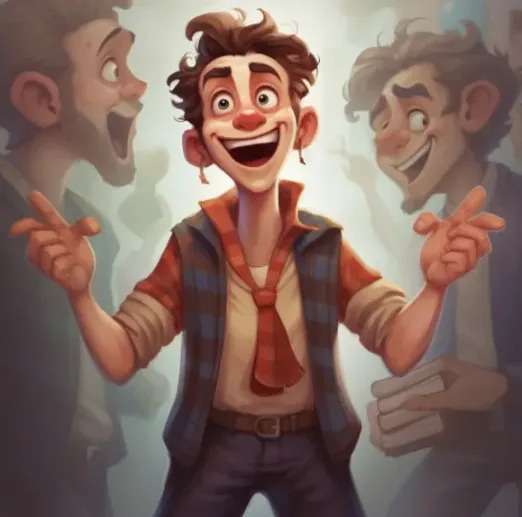
#> input picture assets/images/1.jpg, 522 x 517 px, found by its file name
$ python zoom_translate.py
#> lines starting #> are read from the running program, lines starting #| are printed output that depends on the picture
import cv2
import numpy as np


def zoom_and_translate(image_path, output_path, zoom_factor=1.5, pan_intensity=50):
    # Read the input image
#> called with image_path = '1.jpg', output_path = 'output_image_zoom_and_translation.jpg', zoom_factor = 1.2, pan_intensity = 50
    image = cv2.imread(image_path)
#> image is the input picture: shape (517, 522, 3); mean B, G, R 97.2, 105.8, 130.3

    # Get image dimensions
    image_height, image_width = image.shape[:2]
#> image_height = 517; image_width = 522

    # Zoom-in effect: Resize the image to larger dimensions
    new_width = int(image_width * zoom_factor)
#> new_width = 626
    new_height = int(image_height * zoom_factor)
#> new_height = 620
    zoomed_image = cv2.resize(image, (new_width, new_height))

    # Random translation (pan) effect
    dx, dy = np.random.randint(-pan_intensity, pan_intensity, size=2)
    translation_matrix = np.float32([[1, 0, dx], [0, 1, dy]])
    translated_image = cv2.warpAffine(
        zoomed_image, translation_matrix, (new_width, new_height))
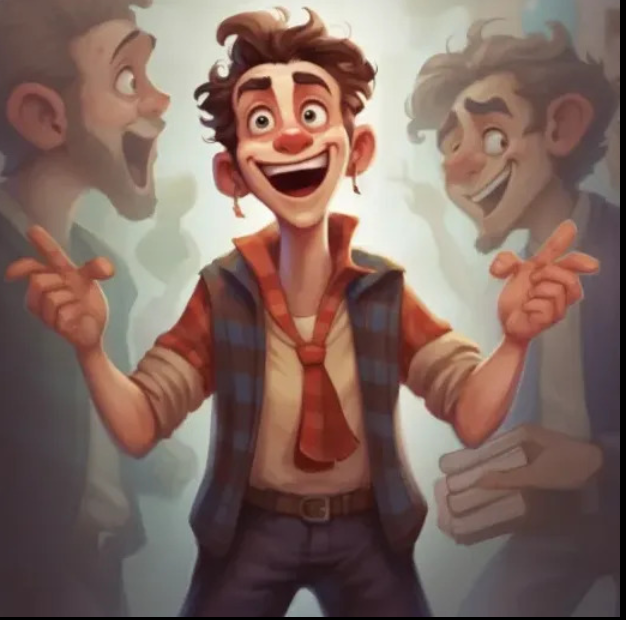
#> translated_image: shape (620, 626, 3); mean B, G, R 95.8, 104.3, 128.7

    # Crop the result to the original size (to remove black borders)
    start_x, start_y = max(0, dx), max(0, dy)
    end_x, end_y = min(new_width, image_width +
                       dx), min(new_height, image_height + dy)
#> end_x = 516; end_y = 514
    cropped_image = translated_image[start_y:start_y +
                                     image_height, start_x:start_x+image_width]
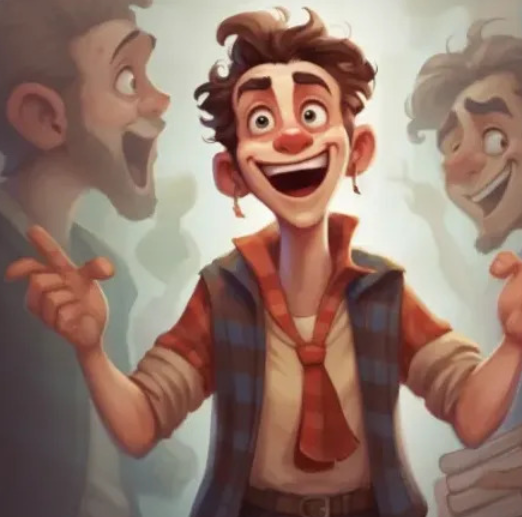
#> cropped_image: shape (517, 522, 3); mean B, G, R 106.2, 118.6, 146.7

    # Save the resulting image
    cv2.imwrite(output_path, cropped_image)

    print("Zoom and translation applied successfully.")


# Example usage
input_image_path = '1.jpg'
output_image_path = 'output_image_zoom_and_translation.jpg'
zoom_factor = 1.2  # 1.0 means no zoom, >1.0 means zoom-in
pan_intensity = 50  # The maximum number of pixels to pan in any direction
zoom_and_translate(input_image_path, output_image_path,
                   zoom_factor, pan_intensity)

$ run again, with assets/images/2.jpg copied over assets/images/1.jpg
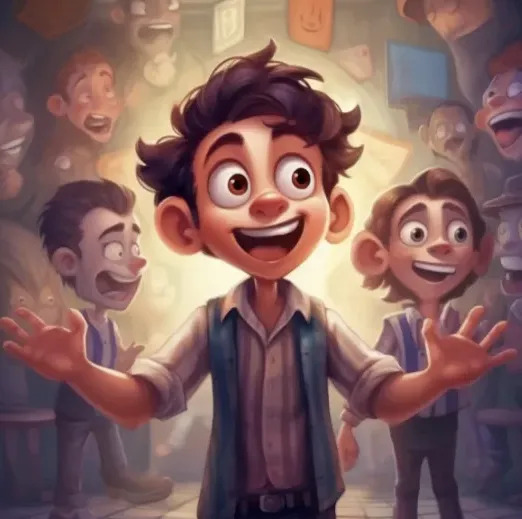
#> input picture assets/images/2.jpg, 522 x 519 px, found by its file name
#> in zoom_and_translate, image is the input picture: shape (519, 522, 3); mean B, G, R 96.2, 98.7, 132.1
#> in zoom_and_translate, `translated_image = cv2.warpAffine( zoomed_image, translation_matrix, (..`:
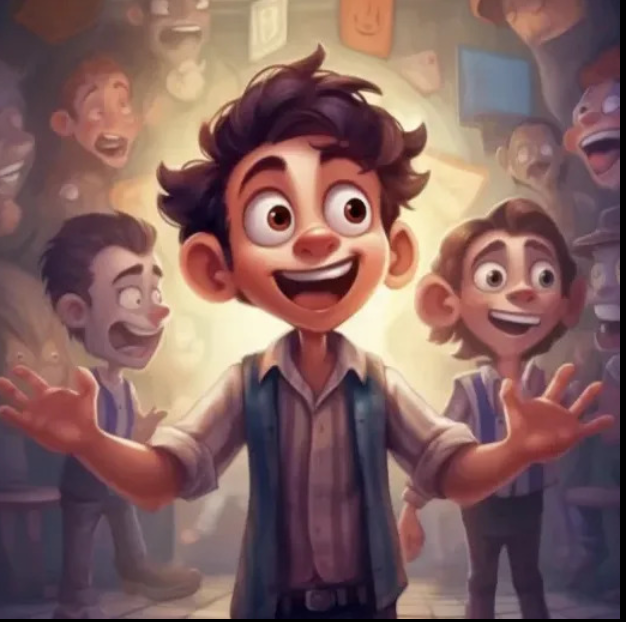
#> translated_image: shape (622, 626, 3); mean B, G, R 94.9, 97.5, 130.6
#> in zoom_and_translate, `cropped_image = translated_image[start_y:start_y + image_height, start..`:
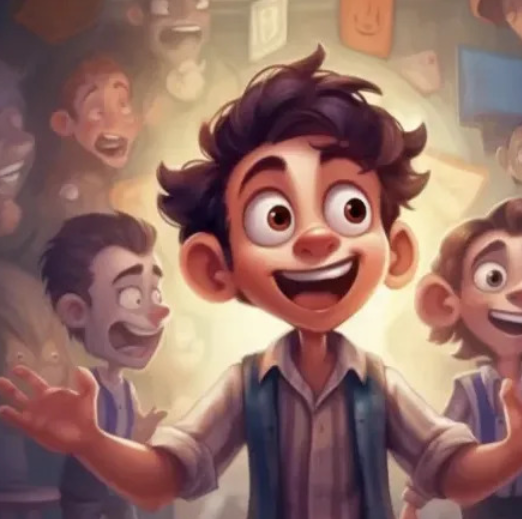
#> cropped_image: shape (519, 522, 3); mean B, G, R 101.5, 110, 147.4
